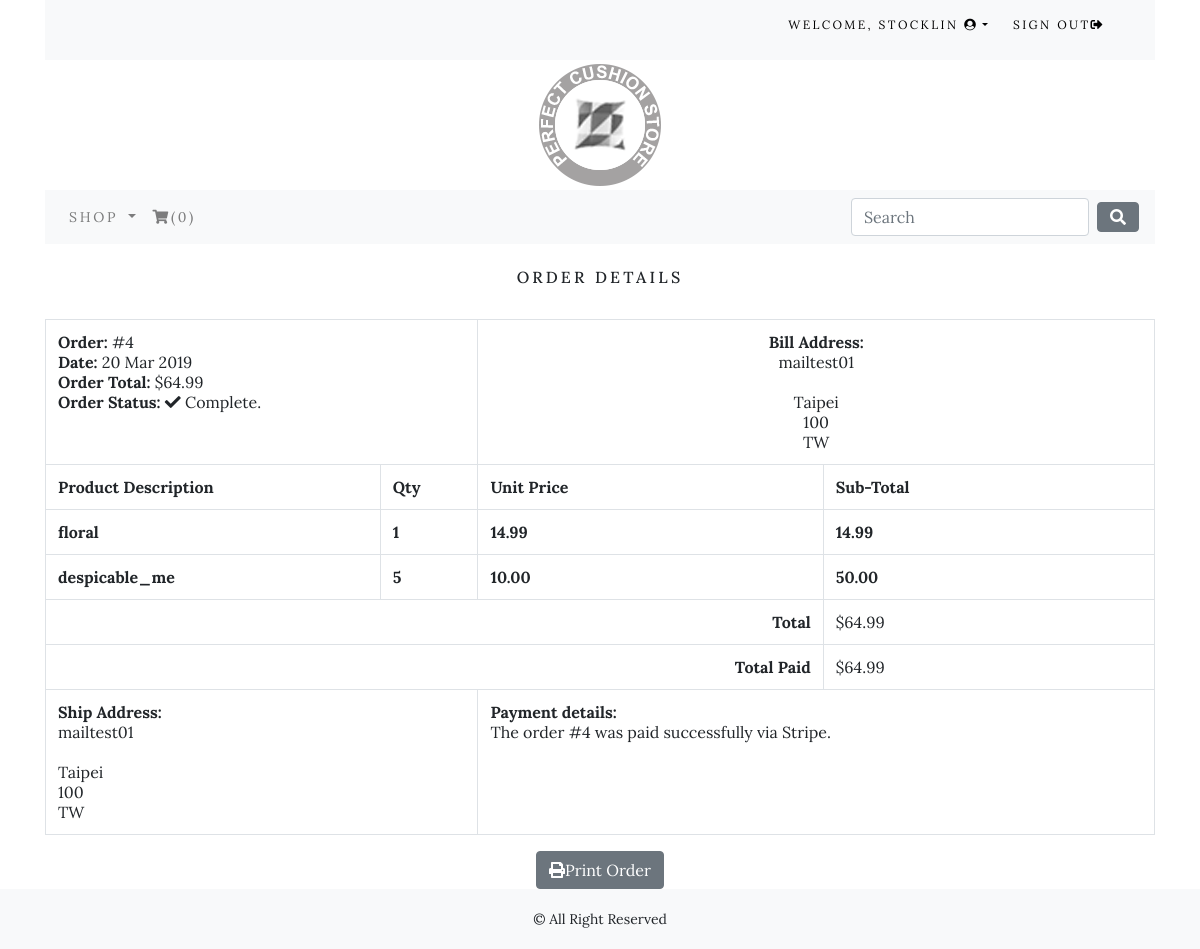
The page /order/4/ (signed in) on the database its author committed.
### order/models.py (models this page shows, shortened)
class Order(models.Model):
    token = models.CharField(max_length=250, blank=True)
    total = models.DecimalField(max_digits=10, decimal_places=2, verbose_name='TWD Order Total')
    emailAddress = models.EmailField(max_length=250, blank=True, verbose_name='Email Address')
    created = models.DateTimeField(auto_now_add=True)
    billingName = models.CharField(max_length=250, blank=True)
    billingAddress1 = models.CharField(max_length=250, blank=True)
    billingCity = models.CharField(max_length=250, blank=True)
    billingPostcode = models.CharField(max_length=250, blank=True)
    billingCountry = models.CharField(max_length=250, blank=True)
    shippingName = models.CharField(max_length=250, blank=True)
    shippingAddress1 = models.CharField(max_length=250, blank=True)
    shippingCity = models.CharField(max_length=250, blank=True)
    shippingPostcode = models.CharField(max_length=250, blank=True)
    shippingCountry = models.CharField(max_length=250, blank=True)
    class Meta:
        db_table = 'Order'
        ordering = ['-created']

class OrderItem(models.Model):
    product = models.CharField(max_length=250)
    quantity = models.IntegerField()
    price = models.DecimalField(max_digits=10, decimal_places=2, verbose_name='TWD price')
    order = models.ForeignKey(Order, on_delete=models.CASCADE)
    class Meta:
        db_table = 'OrderItem'
    def sub_total(self):
        return self.quantity * self.price

### order/views.py (the view)
# urls.py: path('<int:order_id>/', views.ViewOrder, name='order_detail'),
@login_required()
def ViewOrder(request, order_id):
    if request.user.is_authenticated:
        email = str(request.user.email)
        order = Order.objects.get(id=order_id, emailAddress=email)
        order_items = OrderItem.objects.filter(order=order)
    return render(request, 'order/order_detail.html', {'order':order, 'order_items':order_items})

### cart/context_processors.py (called while the page is built)
def counter(request):
    item_count = 0
    if 'admin' in request.path:
        return {}
    else:
        try:
            cart = Cart.objects.filter(cart_id=_cart_id(request))
            cart_items = CartItem.objects.all().filter(cart=cart[:1])
            for cart_item in cart_items:
                item_count += cart_item.quantity
        except Cart.DoesNotExist:
            item_count = 0
    return dict(item_count = item_count)

### cart/views.py (called while the page is built)
def _cart_id(request):
    cart = request.session.session_key
    if not cart:
        cart = request.session.create()
    return cart

### shop/context_processors.py (called while the page is built)
def menu_links(request):
    links = Category.objects.all()
    return dict(links=links)

### shop/models.py (called while the page is built)
    def get_url(self):
        return reverse('shop:products_by_category', args=[self.slug])

### order/templates/order/order_detail.html (shortened to what this page needs)
{% extends 'base.html' %}
{% load staticfiles %}
{% block content %}
	<div>
		<div class="text-center">
			<br>
			<h1 class="text-center my_title">Order Details</h1>
			<br>
			<table class="table table-bordered">
				<tr>
					<td class="text-left" colspan="2">
						<b>Order: </b>#{{order.id}}<br>
						<b>Date: </b>{{order.created|date:'d M Y'}}<br>
						<b>Order Total: </b>${{order.total}}<br>
						<b>Order Status: </b><i class="fas fa-check"></i> Complete.
					</td>
					<td class="text-center" colspan="2">
						<b>Bill Address:</b><br>
						{{order.billingName}}<br>
						{{order.billingAddress}}<br>
						{{order.billingCity}}<br>
						{{order.billingPostcode}}<br>
						{{order.billingCountry}}<br>
					</td>
				</tr>
				<tr>
					<td><b>Product Description</b></td>
					<td><b>Qty</b></td>
					<td><b>Unit Price</b></td>
					<td><b>Sub-Total</b></td>
				</tr>
				{% for item in order_items %}
					<tr>
						<td><b>{{item.product}}</b></td>
						<td><b>{{item.quantity}}</b></td>
						<td><b>{{item.price}}</b></td>
						<td><b>{{item.sub_total}}</b></td>
					</tr>
				{% endfor %}
				<tr>
					<td class="text-right" colspan="3"><b>Total</b></td>
					<td>${{order.total}}</td>
				</tr>
				<tr>
					<td class="text-right" colspan="3"><b>Total Paid</b></td>
					<td>${{order.total}}</td>
				</tr>
				<tr>
					<td class="text-left" colspan="2">
						<b>Ship Address:</b><br>
						{{order.shippingName}}<br>
						{{order.shippingAddress}}<br>
						{{order.shippingCity}}<br>
						{{order.shippingPostcode}}<br>
						{{order.shippingCountry}}<br>
					</td>
					<td class="text-left" colspan="2">
						<b>Payment details:</b><br>
						The order #{{order.id}} was paid successfully via Stripe.
					</td>
				</tr>
			</table>
			<button class="btn btn-secondary" onclick="window.print();"><i class="fas fa-print"></i>Print Order</button>
		</div>
	</div>
{% endblock %}

### shop/templates/top-navbar.html (shortened to what this page needs)
<div class="container">
	<div class="my_custom_menu">
		<ul>
			{% if request.user.is_authenticated and request.user.username %}
				<li>
					Welcome, <a href="#" class="dropdown-toggle" data-toggle='dropdown' aria-haspopup='true' aria-expanded='false'>{{ request.user.username }} <i class="fas fa-user-circle"></i></a>
				</li>
				<li>
					<a href="{% url 'signout' %}">Sign Out<i class="fas fa-sign-out-alt"></i></a>
				</li>
			{% endif %}
		</ul>
	</div>
</div>

### static/css/custom.css (style rules this page uses)
body { font-family: 'Lora', serif !important; }
.my_title { font-size: 16px; text-transform: uppercase; letter-spacing: .2em; }
.my_custom_menu { text-align: right !important; }
.my_custom_menu ul li { list-style: none; color: #000; text-transform: uppercase; letter-spacing: .2em; font-size: 12px; padding-right: 20px; display: inline; }
.my_custom_menu ul li a { text-decoration: none; list-style: none; color: #000; text-transform: uppercase; letter-spacing: .2em; font-size: 12px; }

### rows shown on the page
Order: id "4", created "20 Mar 2019", total "64.99", billingName "mailtest01", billingCity "Taipei", billingPostcode "100", billingCountry "TW", shippingName "mailtest01", shippingCity "Taipei", shippingPostcode "100", shippingCountry "TW"
OrderItem: product "floral", quantity "1", price "14.99", sub_total "14.99"
OrderItem: product "despicable_me", quantity "5", price "10.00", sub_total "50.00"

### other values the page prints
{{ request.user.username }} "STOCKLIN"
